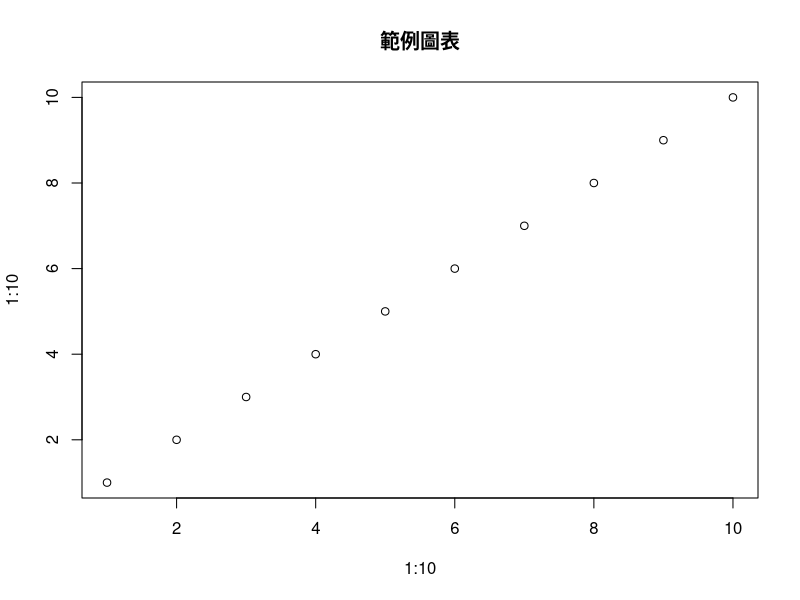

The R source for this figure:
## ---- chunk 1
plot(1:10, 1:10, main="範例圖表")
